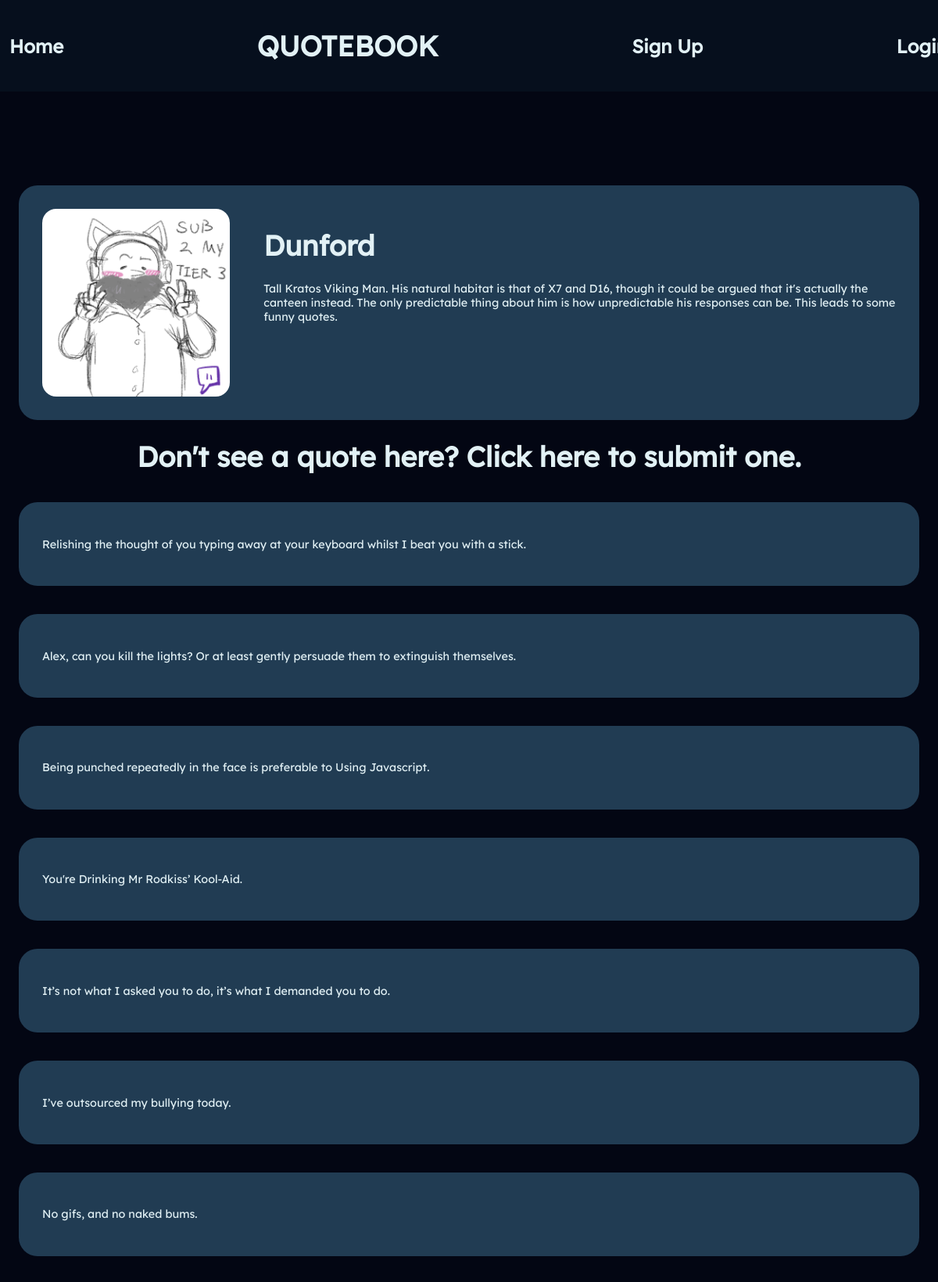
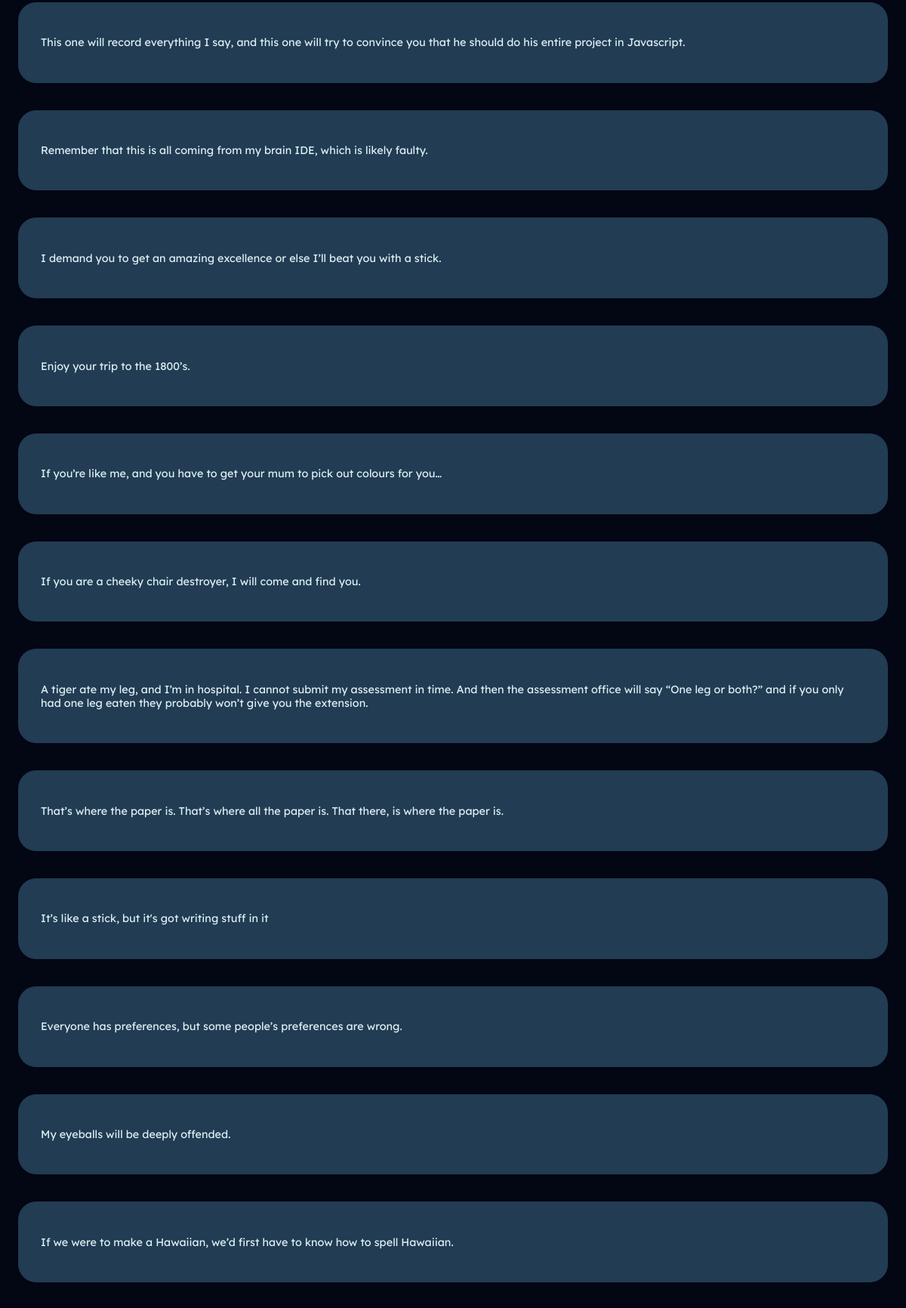
The app's page /quotes/1 (upper part) with its own data (2 pictures, top to bottom).
### tables this page shows
CREATE TABLE Person (id INTEGER PRIMARY KEY AUTOINCREMENT NOT NULL, name STRING NOT NULL, image_string STRING, description TEXT);

CREATE TABLE Quote (id INTEGER PRIMARY KEY AUTOINCREMENT NOT NULL, person_id REFERENCES Person (id) NOT NULL, text TEXT NOT NULL, rating INTEGER, public BOOLEAN);

### main.py (the view)
@app.route("/quotes/<int:person_id>", methods=["GET"])
def quotes(person_id):
    conn = get_db()
    cursor = conn.cursor()
    cursor.execute('''SELECT name FROM Person WHERE id = ?''', (person_id,))
    name = cursor.fetchone()
    cursor.execute('''SELECT image_string FROM Person WHERE id = ?''', (person_id,))
    image = cursor.fetchone()
    cursor.execute('''SELECT description FROM Person WHERE id = ?''', (person_id,))
    descrip = cursor.fetchone()
    cursor.execute('''SELECT text FROM Quote WHERE person_id = ?''',
                   (person_id,))
    quote_text = cursor.fetchall()
    return render_template("quotes.html",
                           name=name[0], image=image, quote_text=quote_text,
                           descrip=descrip[0])

### main.py (called while the page is built)
def get_db():
    if "db" not in g:
        g.db = sqlite3.connect("quotes.db")
    return g.db

@app.teardown_appcontext
def teardown_db(_):
    get_db().close()

### templates/quotes.html
<!DOCTYPE html>
  {%extends "layout.html"%}
  {%block content%}
<body>
  <div class="box topbox">
    <img src={{image[0]}}>
    <div class="boxtext text">
      <h1>{{name}}</h1>
      <p>{{descrip}}</p>
    </div>
  </div>
 <div class="centre-text"> <h1><a href="/addquote">Don't see a quote here? Click here to submit one.</a></h1></div>
  {% for quote in quote_text %}
  <div class="box">
    <p>{{quote[0]}}</p>
  </div>
  {%endfor%}
</body>
{%endblock%}

### static/style.css (style rules this page uses)
body { background-color: #030613; font-family: "Lexend Deca"; margin:0; color: white }
h1, h2, h3, h4, p, a { color: #E2F1F5; }
.box { width: auto; margin: 3vw 2vw 0 2vw; background-color: #213C53; border-radius: 2vw; padding: 2.5vw; display: flex; justify-content: space-between; }
.boxtext { margin-left: 0; width: 67.4vw; }
.topbox { margin-top: 10vw; }
img { width: 20vw; height: 20vw; border-radius: 1.5vw; margin-right: 2vw; transition: transform .2s; }
h1 { font-size: 3vw; }
.centre-text { text-align: center; }
p { font-size: 1.2vw; }
a { text-decoration: none; }

### records on screen
Person: image_string (picture), name "Dunford", description "Tall Kratos Viking Man. His natural habitat is that of X7 and D16, though it could be argued that it's actually the canteen instead. The only predictable thing about him is how unpredictable his responses can be. This leads to some funny quotes."
Quote: text "Relishing the thought of you typing away at your keyboard whilst I beat you with a stick."
Quote: text "Alex, can you kill the lights? Or at least gently persuade them to extinguish themselves."
Quote: text "Being punched repeatedly in the face is preferable to Using Javascript."
Quote: text "You're Drinking Mr Rodkiss’ Kool-Aid."
Quote: text "It’s not what I asked you to do, it’s what I demanded you to do."
Quote: text "I’ve outsourced my bullying today."
Quote: text "No gifs, and no naked bums."
Quote: text "This one will record everything I say, and this one will try to convince you that he should do his entire project in Javascript."
Quote: text "Remember that this is all coming from my brain IDE, which is likely faulty."
Quote: text "I demand you to get an amazing excellence or else I’ll beat you with a stick."
Quote: text "Enjoy your trip to the 1800’s."
Quote: text "If you’re like me, and you have to get your mum to pick out colours for you…"
Quote: text "If you are a cheeky chair destroyer, I will come and find you."
Quote: text "A tiger ate my leg, and I’m in hospital. I cannot submit my assessment in time. And then the assessment office will say “One leg or both?” and if you only had one leg eaten they probably won’t give you the extension."
Quote: text "That’s where the paper is. That’s where all the paper is. That there, is where the paper is."
Quote: text "It’s like a stick, but it's got writing stuff in it"
Quote: text "Everyone has preferences, but some people’s preferences are wrong."
Quote: text "My eyeballs will be deeply offended."
Quote: text "If we were to make a Hawaiian, we’d first have to know how to spell Hawaiian."
